Frame 1 (no input): blank canvas, image omitted
Frame 60 (no input): blank canvas, image omitted
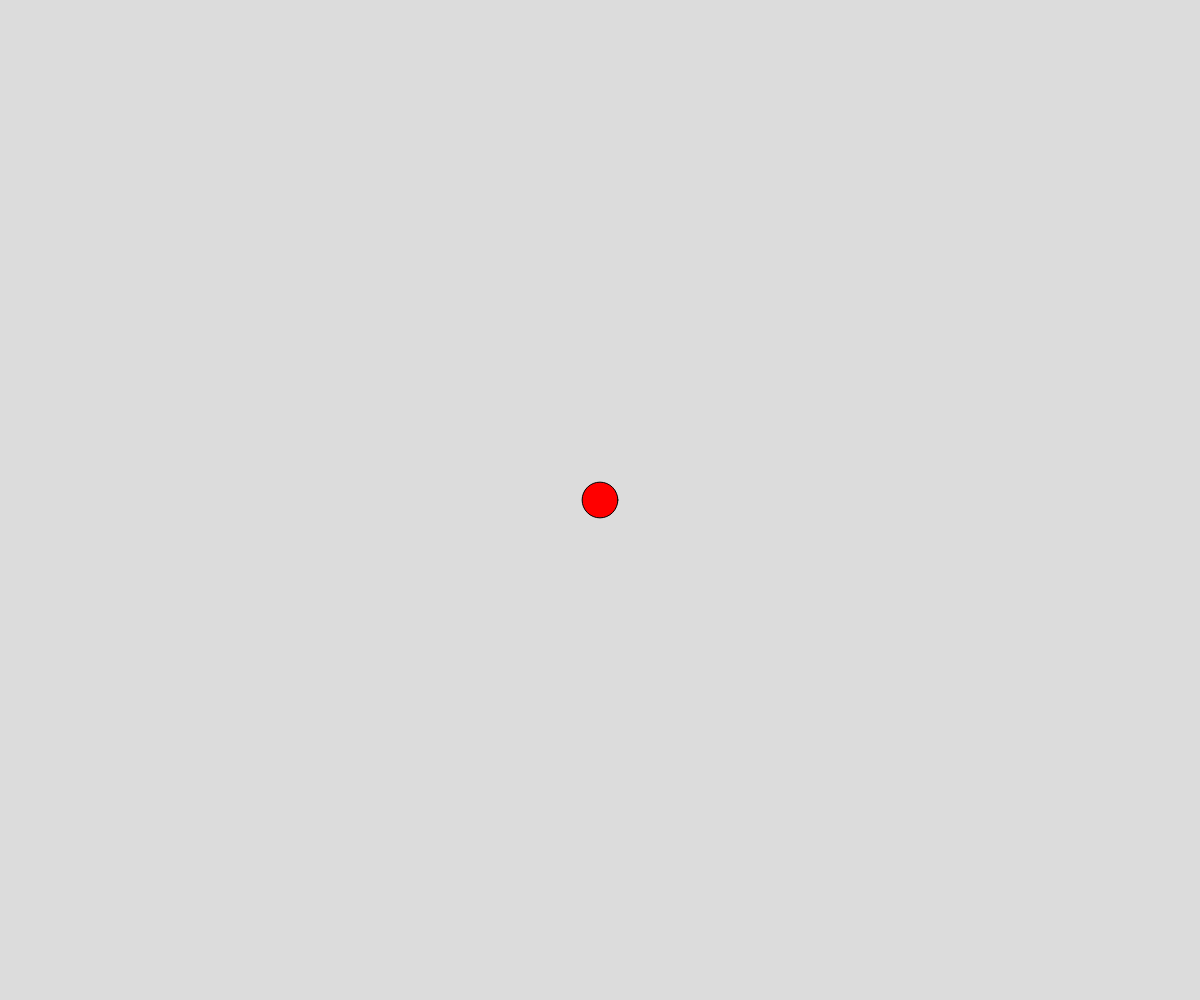
Frame 120 (the mouse pressed at the canvas centre since frame 60)

The p5.js sketch whose frames 1 and 60 were blank and that drew this single picture after the mouse press (run headless with seeded random() and noise() and a simulated clock; from frame 60 on, the mouse is pressed at the canvas centre):

// p5.js sketch
// ── sketch.js
// Project Title
// Your Name
// Date
//
// Extra for Experts:
// - describe what you did to take this project "above and beyond"


let theCircles = [];

function setup() {
  createCanvas(windowWidth, windowHeight);
  
}

function draw() {
  background(220);
  display();
 
}

function spawnCircle(){
  let  thisCircle = {
    x: mouseX,
    y: mouseY,
    rad: random(25-75),
    
  };
  theCircles.push ( thisCircle);
}

function mousePressed(){
  spawnCircle();
}
function display(){
  for (let i = 0; i < theCircles.length; i++){
    fill ("red");
    circle(theCircles[i].x,theCircles[i].y,theCircles[i].rad);
  }
}
